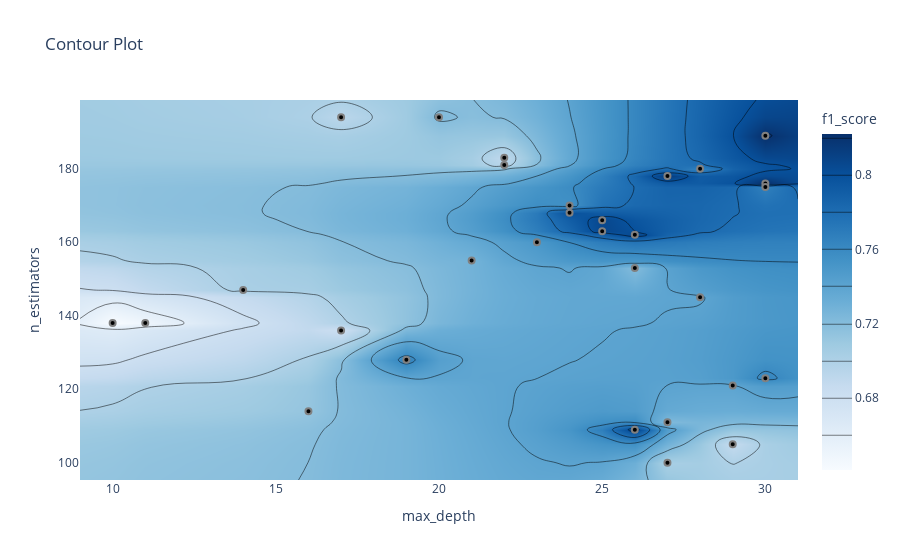

Notebook code for this chart:
### Markdown cell above
График контура отношений гиперпараметров

Он показывает связь между различными комбинациями гиперпараметров и значение метрики для этих комбинаций в виде контурного графика.

### Code cell
optuna.visualization.plot_contour(study, params=["max_depth", "n_estimators"],
                                  target_name="f1_score")

### Figure 1 — Plotly figure (JSON) as saved in the notebook; plotly's stock layout.template omitted (floating-point values rounded to 4 significant figures; data arrays with more than 128 entries replaced by an {"elided": "..."} marker saying what was removed)
{"data": [{"colorbar": {"title": {"text": "f1_score"}}, "colorscale": [[0, "rgb(247,251,255)"], [0.125, "rgb(222,235,247)"], [0.25, "rgb(198,219,239)"], [0.375, "rgb(158,202,225)"], [0.5, "rgb(107,174,214)"], [0.625, "rgb(66,146,198)"], [0.75, "rgb(33,113,181)"], [0.875, "rgb(8,81,156)"], [1, "rgb(8,48,107)"]], "connectgaps": true, "contours": {"coloring": "heatmap"}, "hoverinfo": "none", "line": {"smoothing": 1.3}, "reversescale": false, "type": "contour", "x": [9, 10, 11, 14, 16, 17, 19, 20, 21, 22, 23, 24, 25, 26, 27, 28, 29, 30, 31], "y": [95.3, 100, 105, 109, 111, 114, 121, 123, 128, 136, 138, 145, 147, 153, 155, 160, 162, 163, 166, 168, 170, 175, 176, 178, 180, 181, 183, 189, 194, 198.7], "z": {"elided": "30x19 float values"}}, {"marker": {"color": "black", "line": {"color": "Gray", "width": 2}}, "mode": "markers", "name": "Feasible Trial", "showlegend": false, "type": "scatter", "x": [26, 16, 22, 17, 24, 14, 10, 17, 29, 11, 29, 24, 25, 26, 27, 21, 30, 26, 22, 19, 27, 25, 23, 27, 28, 20, 30, 30, 28, 30], "y": [109, 114, 183, 194, 170, 147, 138, 136, 121, 138, 105, 168, 166, 162, 100, 155, 123, 153, 181, 128, 111, 163, 160, 178, 180, 194, 176, 175, 145, 189]}, {"marker": {"color": "#cccccc", "line": {"color": "Gray", "width": 2}}, "mode": "markers", "name": "Infeasible Trial", "showlegend": false, "type": "scatter", "x": [], "y": []}], "layout": {"title": {"text": "Contour Plot"}, "xaxis": {"range": [9, 31], "title": {"text": "max_depth"}}, "yaxis": {"range": [95.3, 198.7], "title": {"text": "n_estimators"}}}}
